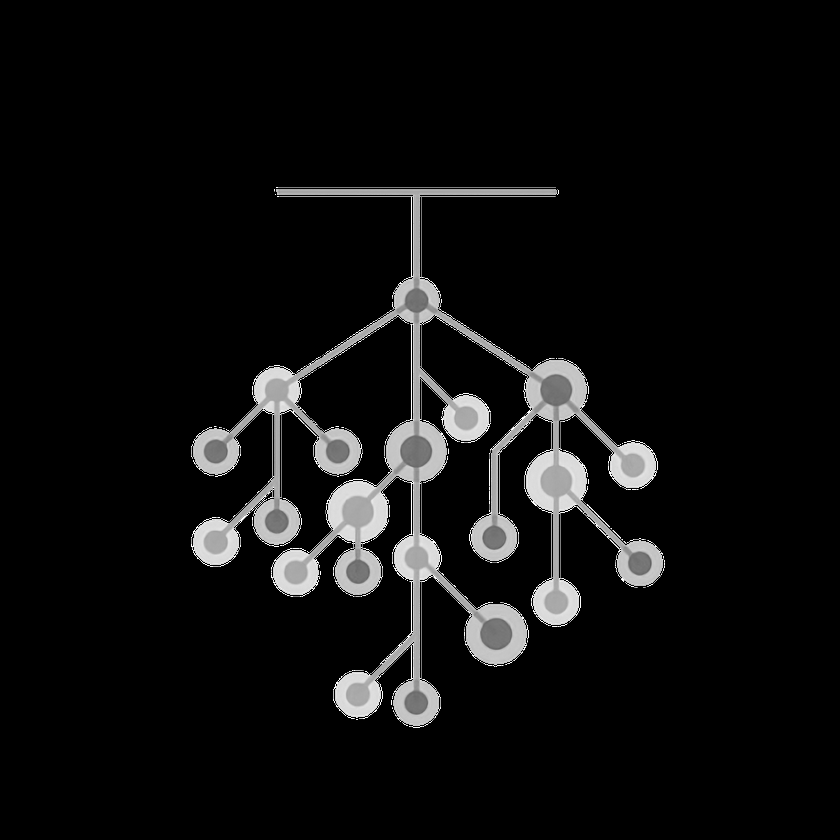
#> input picture images/decisiontree2.png, 840 x 840 px, shrunk from 2448 x 2448 before the run
$ python edit.py
#> lines starting #> are read from the running program, lines starting #| are printed output that depends on the picture
import cv2
import numpy as np

def cc(img, c):
    img[:,:,0] = c
    img[:,:,1] = c
    img[:,:,2] = c

img = cv2.imread('decisiontree2.png', cv2.IMREAD_UNCHANGED)
#> img is the input picture: shape (840, 840, 4); mean B, G, R, A 15.1, 15.1, 15.1, 17.1
# img[img[:,:,3] == 255] = [img[:,:,0], img[:,:,0], img[:,:,0], img[:,:,0]]
mask = img[:,:,3]
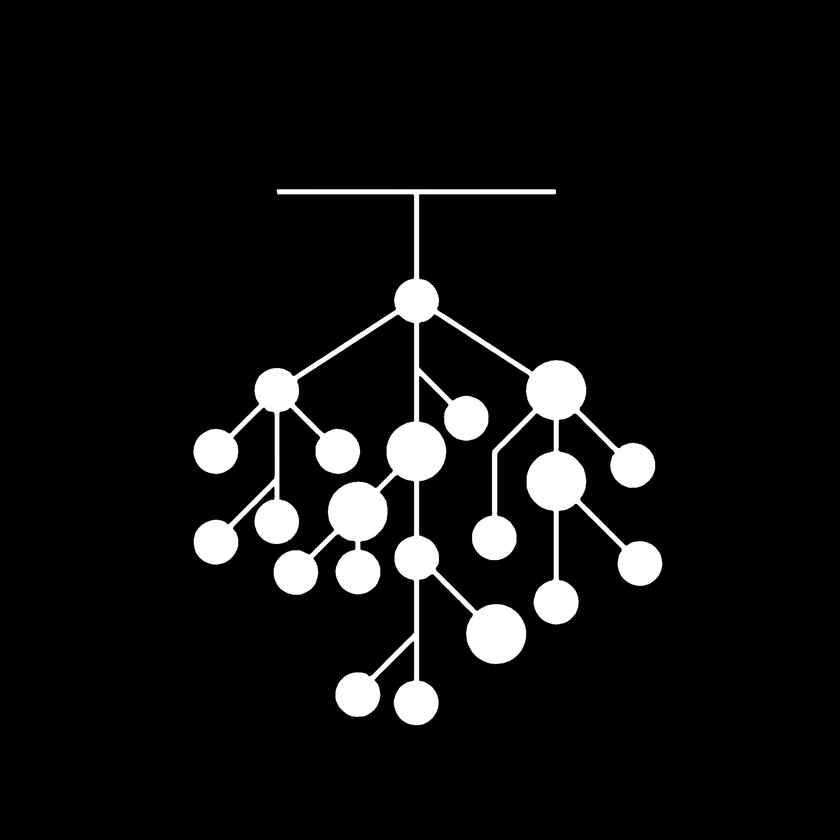
#> mask: shape (840, 840); min 0, max 255, mean 17.1
img[img[:,:,0] < 120] = 255
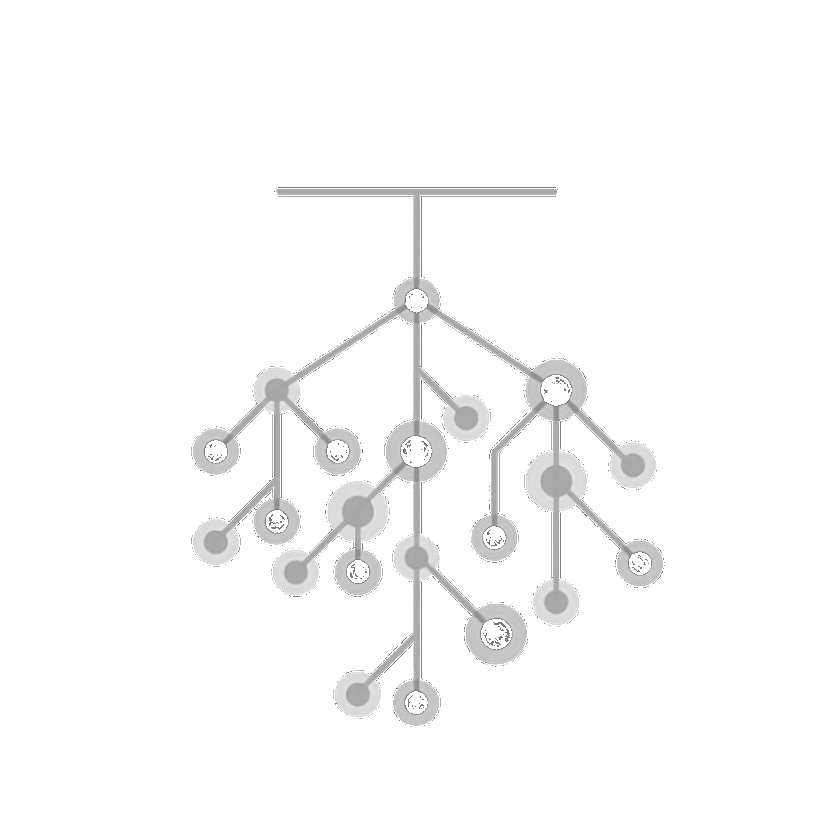
#> img: shape (840, 840, 4); mean B, G, R, A 250.3, 250.3, 250.3, 251.4
img[img[:,:,1] < 120] = 255
img[img[:,:,2] < 120] = 255
img[:,:,3] = mask
cv2.imwrite('decisiontreealpha.png', img)

$ run again, with images/AMT.png copied over images/decisiontree2.png
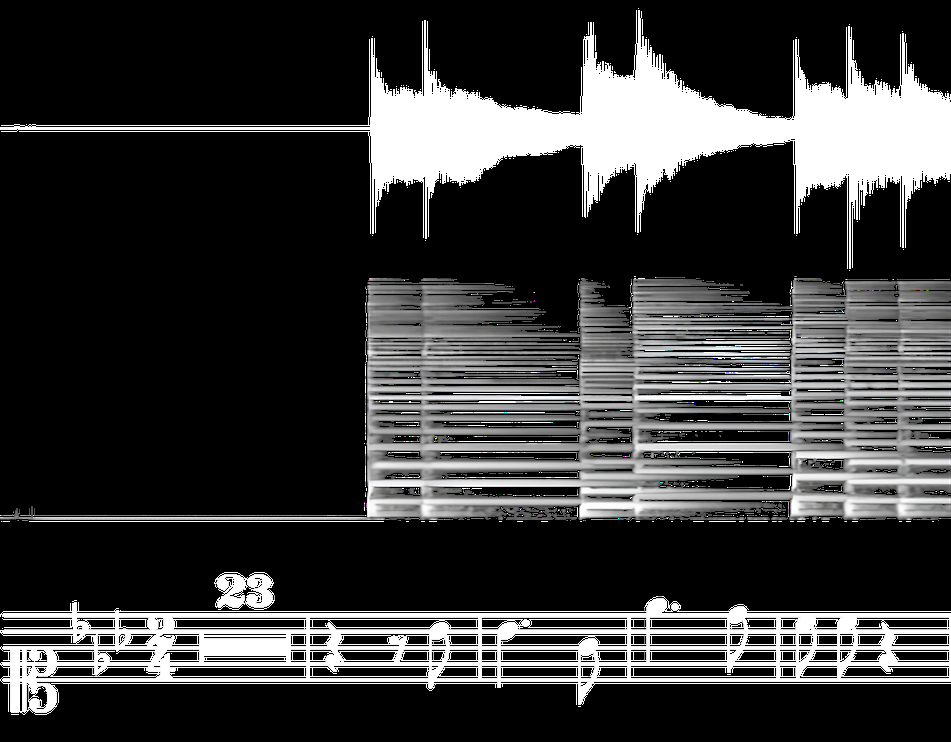
#> input picture images/AMT.png, 951 x 742 px, shrunk from 1920 x 1497 before the run
#> img is the input picture: shape (742, 951, 4); mean B, G, R, A 57.4, 57.3, 57.2, 53.4
#> `mask = img[:,:,3]`:
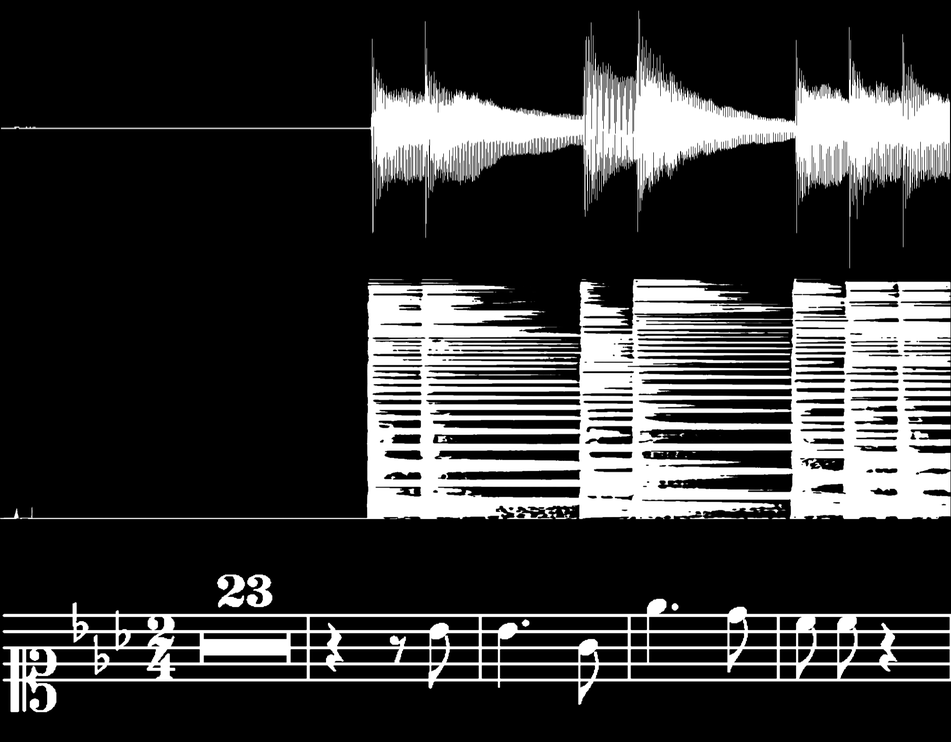
#> mask: shape (742, 951); min 0, max 255, mean 53.4
#> `img[img[:,:,2] < 120] = 255`:
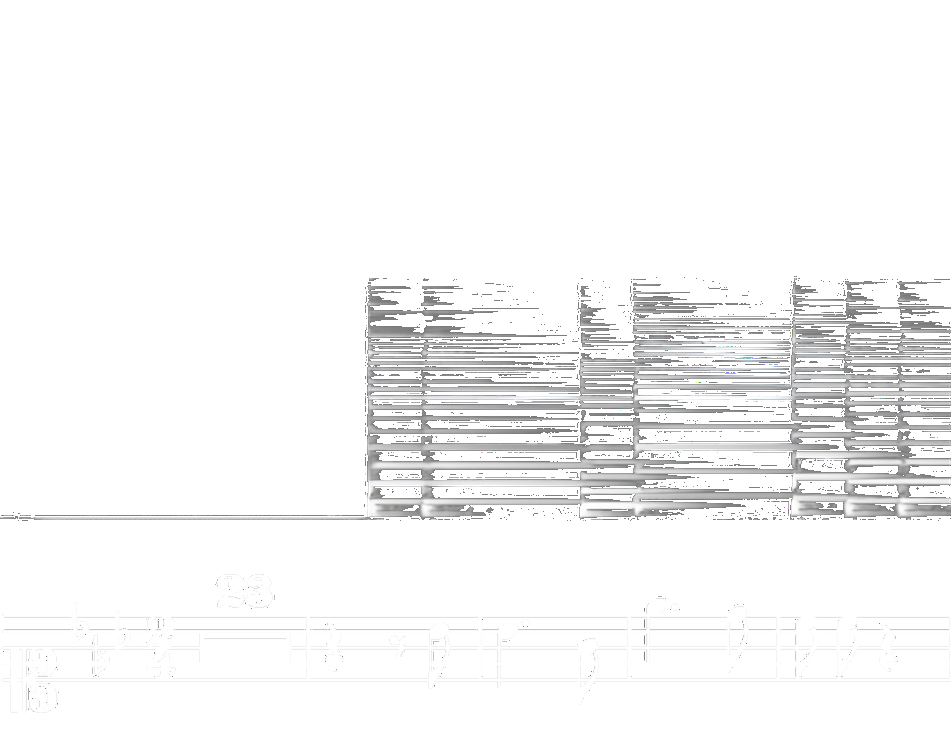
#> img: shape (742, 951, 4); mean B, G, R, A 246.2, 246.1, 246.1, 238.5
